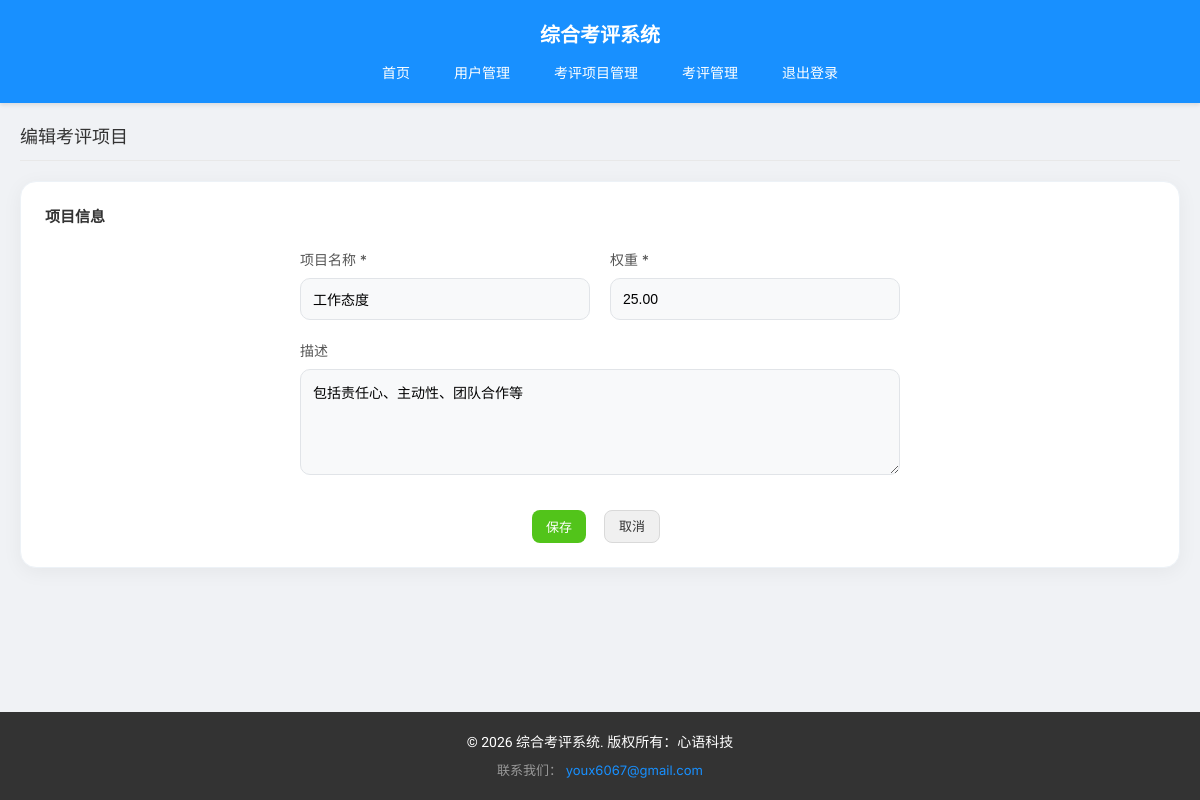
The page /admin/edit_item.php?id=1 (signed in) on the database its author committed.
### tables this page shows
CREATE TABLE IF NOT EXISTS assessment_items (
    id INT AUTO_INCREMENT PRIMARY KEY,
    name VARCHAR(100) NOT NULL,
    description TEXT,
    weight DECIMAL(5,2) NOT NULL,
    created_by INT NOT NULL,
    created_at DATETIME DEFAULT CURRENT_TIMESTAMP,
    FOREIGN KEY (created_by) REFERENCES users(id)
);

### admin/edit_item.php (the view, shortened to what this page needs)
<?php
$item_id = (int)$_GET['id'];
global $pdo;
$stmt = $pdo->prepare("SELECT * FROM assessment_items WHERE id = ?");
$stmt->execute([$item_id]);
$item = $stmt->fetch();
?>
<?php include '../includes/header.php'; ?>
    <div class="page-title">
        编辑考评项目
    </div>
    <div class="card">
        <div class="card-header">
            <h3 class="card-title">项目信息</h3>
        </div>
        <div class="card-body">
            <form action="edit_item.php?id=<?php echo $item_id; ?>" method="POST" onsubmit="return validateForm(this);">
                <div class="form-container">
                    <div class="form-row">
                        <div class="form-col">
                            <label for="name">项目名称 *</label>
                            <input type="text" id="name" name="name" value="<?php echo $item['name']; ?>" required>
                        </div>
                        <div class="form-col">
                            <label for="weight">权重 *</label>
                            <input type="number" id="weight" name="weight" step="0.01" min="0" max="100" value="<?php echo $item['weight']; ?>" required>
                        </div>
                    </div>
                    <div class="form-row">
                        <div class="form-col">
                            <label for="description">描述</label>
                            <textarea id="description" name="description" rows="5"><?php echo $item['description']; ?></textarea>
                        </div>
                    </div>
                    <div class="form-actions">
                        <button type="submit" class="btn btn-success">保存</button>
                        <a href="item_management.php" class="btn btn-default">取消</a>
                    </div>
                </div>
            </form>
        </div>
    </div>
<?php include '../includes/footer.php'; ?>

### css/style.css (style rules this page uses)
* { margin: 0; padding: 0; box-sizing: border-box; }
body { font-family: 'Inter', system-ui, -apple-system, sans-serif; background-color: #f0f2f5; color: #1c1e21; line-height: 1.5; font-size: 14px; display: flex; flex-direction: column; min-height: 100vh; }
table, .form-group input, .form-col input { font-family: 'Noto Sans SC', sans-serif; }
.stat-number, .notification-date, footer p, .btn { font-family: 'Roboto', 'Noto Sans SC', sans-serif; }
.page-title { font-size: 18px; color: #333; margin-bottom: 20px; padding-bottom: 10px; border-bottom: 1px solid #e8e8e8; }
.card { background-color: white; border-radius: 16px; box-shadow: 0 4px 20px rgba(0, 0, 0, 0.05); padding: 24px; margin-bottom: 24px; border: 1px solid #edf2f7; transition: transform 0.3s ease; }
.card-header { display: flex; justify-content: space-between; align-items: center; margin-bottom: 20px; }
.card-title { font-family: 'Montserrat', sans-serif; font-size: 15px; color: #333; font-weight: 600; }
.btn { display: inline-flex; align-items: center; padding: 6px 14px; border: none; border-radius: 8px; font-size: 13px; font-weight: 500; cursor: pointer; text-decoration: none; transition: all 0.3s cubic-bezier(0.4, 0, 0.2, 1); margin-right: 8px; white-space: nowrap; }
.btn-success { background-color: #52c41a; color: white; }
.btn-default { background-color: #f0f0f0; color: #333; border: 1px solid #d9d9d9; }
.form-container { max-width: 600px; margin: 0 auto; }
.form-row { display: flex; margin-bottom: 20px; gap: 20px; }
.form-col { flex: 1; }
.form-col label { display: block; margin-bottom: 8px; color: #555; font-weight: 500; }
.form-col input, .form-col select, .form-col textarea { width: 100%; padding: 12px; border: 1px solid #e1e4e8; border-radius: 10px; font-size: 14px; transition: all 0.3s; background-color: #f8f9fa; }
.form-col textarea { resize: vertical; min-height: 100px; }
.form-actions { display: flex; justify-content: center; gap: 10px; margin-top: 30px; }

### rows shown on the page
assessment_items: name "工作态度", weight "25.00", description "包括责任心、主动性、团队合作等"
